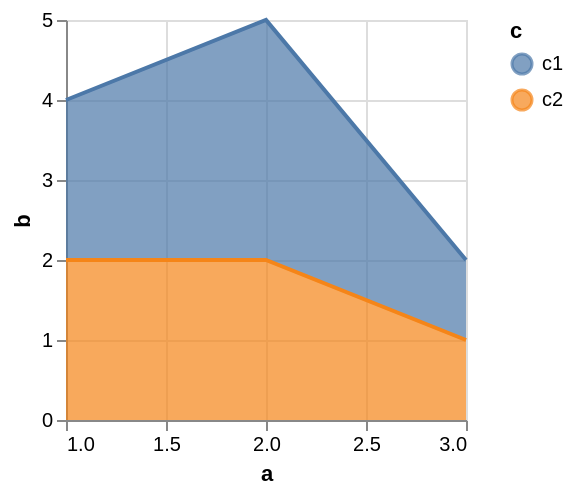

Write a Vega-Lite specification for this figure.
### Vega specification from a JSON file in a GitHub repository (floating-point values rounded to 4 significant figures)
{"$schema": "https://vega.github.io/schema/vega/v5.json", "background": "white", "padding": 5, "width": 200, "height": 200, "style": "cell", "data": [{"name": "source_0", "values": [{"a": 1, "b": 2, "c": "c1"}, {"a": 2, "b": 3, "c": "c1"}, {"a": 3, "b": 1, "c": "c1"}, {"a": 1, "b": 2, "c": "c2"}, {"a": 3, "b": 1, "c": "c2"}, {"a": 2, "b": 2, "c": "c2"}]}, {"name": "data_0", "source": "source_0", "transform": [{"type": "formula", "expr": "toNumber(datum[\"a\"])", "as": "a"}, {"type": "impute", "field": "b", "groupby": ["c"], "key": "a", "method": "value", "value": 0}, {"type": "stack", "groupby": ["a"], "field": "b", "sort": {"field": ["c"], "order": ["descending"]}, "as": ["b_start", "b_end"], "offset": "zero"}]}], "marks": [{"name": "layer_0_pathgroup", "type": "group", "from": {"facet": {"name": "faceted_path_layer_0_main", "data": "data_0", "groupby": ["c"]}}, "encode": {"update": {"width": {"field": {"group": "width"}}, "height": {"field": {"group": "height"}}}}, "marks": [{"name": "layer_0_marks", "type": "area", "style": ["area"], "sort": {"field": "x"}, "from": {"data": "faceted_path_layer_0_main"}, "encode": {"update": {"opacity": {"value": 0.7}, "orient": {"value": "vertical"}, "fill": {"scale": "color", "field": "c"}, "description": {"signal": "\"a: \" + (format(datum[\"a\"], \"\")) + \"; b: \" + (format(datum[\"b\"], \"\")) + \"; c: \" + (isValid(datum[\"c\"]) ? datum[\"c\"] : \"\"+datum[\"c\"])"}, "x": {"scale": "x", "field": "a"}, "y": {"scale": "y", "field": "b_end"}, "y2": {"scale": "y", "field": "b_start"}, "defined": {"signal": "isValid(datum[\"a\"]) && isFinite(+datum[\"a\"]) && isValid(datum[\"b\"]) && isFinite(+datum[\"b\"])"}}}}]}, {"name": "layer_1_pathgroup", "type": "group", "from": {"facet": {"name": "faceted_path_layer_1_main", "data": "data_0", "groupby": ["c"]}}, "encode": {"update": {"width": {"field": {"group": "width"}}, "height": {"field": {"group": "height"}}}}, "marks": [{"name": "layer_1_marks", "type": "line", "style": ["line"], "sort": {"field": "x"}, "from": {"data": "faceted_path_layer_1_main"}, "encode": {"update": {"stroke": {"scale": "color", "field": "c"}, "description": {"signal": "\"a: \" + (format(datum[\"a\"], \"\")) + \"; b: \" + (format(datum[\"b\"], \"\")) + \"; c: \" + (isValid(datum[\"c\"]) ? datum[\"c\"] : \"\"+datum[\"c\"])"}, "x": {"scale": "x", "field": "a"}, "y": {"scale": "y", "field": "b_end"}, "defined": {"signal": "isValid(datum[\"a\"]) && isFinite(+datum[\"a\"]) && isValid(datum[\"b\"]) && isFinite(+datum[\"b\"])"}}}}]}], "scales": [{"name": "x", "type": "linear", "domain": {"data": "data_0", "field": "a"}, "range": [0, {"signal": "width"}], "nice": true, "zero": false}, {"name": "y", "type": "linear", "domain": {"data": "data_0", "fields": ["b_start", "b_end"]}, "range": [{"signal": "height"}, 0], "nice": true, "zero": true}, {"name": "color", "type": "ordinal", "domain": {"data": "data_0", "field": "c", "sort": true}, "range": "category"}], "axes": [{"scale": "x", "orient": "bottom", "gridScale": "y", "grid": true, "tickCount": {"signal": "ceil(width/40)"}, "domain": false, "labels": false, "aria": false, "maxExtent": 0, "minExtent": 0, "ticks": false, "zindex": 0}, {"scale": "y", "orient": "left", "gridScale": "x", "grid": true, "tickCount": {"signal": "ceil(height/40)"}, "domain": false, "labels": false, "aria": false, "maxExtent": 0, "minExtent": 0, "ticks": false, "zindex": 0}, {"scale": "x", "orient": "bottom", "grid": false, "title": "a", "labelFlush": true, "labelOverlap": true, "tickCount": {"signal": "ceil(width/40)"}, "zindex": 0}, {"scale": "y", "orient": "left", "grid": false, "title": "b", "labelOverlap": true, "tickCount": {"signal": "ceil(height/40)"}, "zindex": 0}], "legends": [{"fill": "color", "symbolType": "circle", "title": "c", "encode": {"symbols": {"update": {"opacity": {"value": 0.7}}}}, "stroke": "color"}]}
